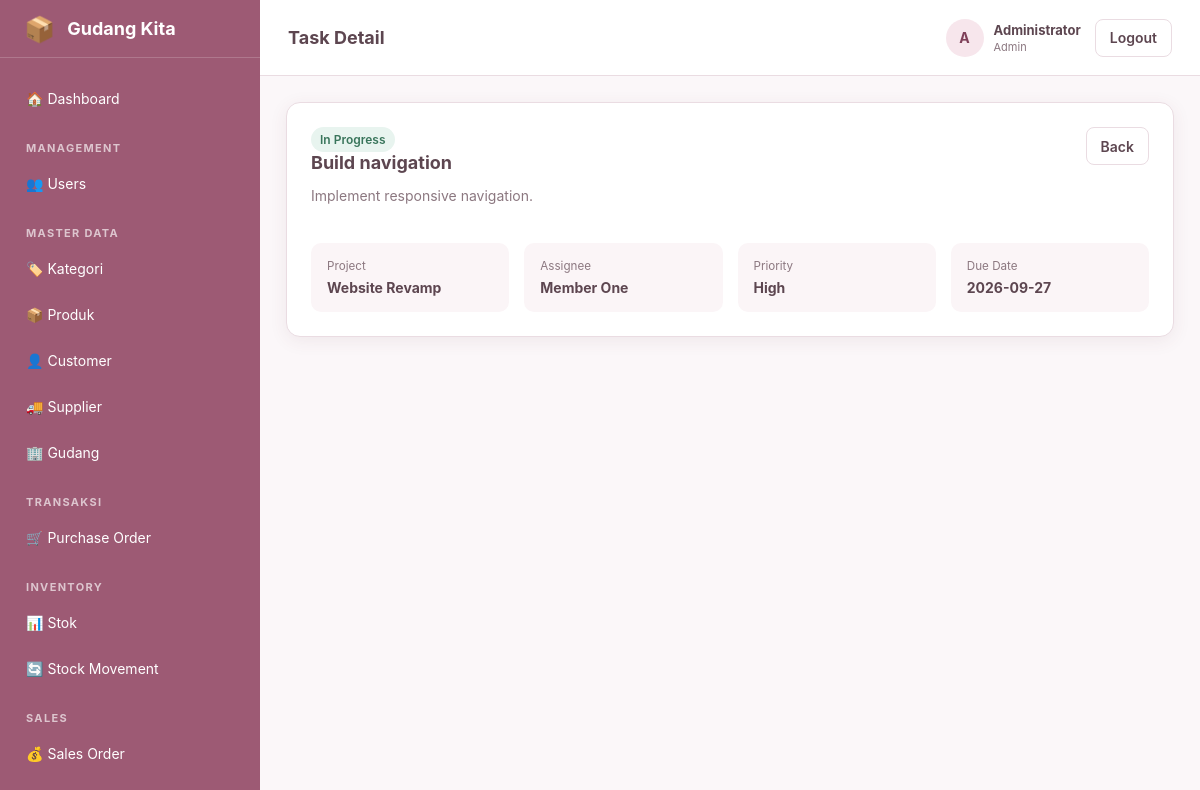
Screenshot of /?page=tasks&action=view&id=2 (signed in) with the database file from the repository.
### tables this page shows
CREATE TABLE tasks (
 id INT UNSIGNED AUTO_INCREMENT PRIMARY KEY,
 project_id INT UNSIGNED NOT NULL,
 title VARCHAR(180) NOT NULL,
 description TEXT NOT NULL,
 assignee_id INT UNSIGNED NOT NULL,
 status ENUM('To Do','In Progress','Done') NOT NULL DEFAULT 'To Do',
 priority ENUM('Low','Medium','High') NOT NULL DEFAULT 'Medium',
 due_date DATE NOT NULL,
 created_at TIMESTAMP NOT NULL DEFAULT CURRENT_TIMESTAMP,
 updated_at TIMESTAMP NOT NULL DEFAULT CURRENT_TIMESTAMP ON UPDATE CURRENT_TIMESTAMP,
 INDEX idx_tasks_project(project_id), INDEX idx_tasks_assignee_status(assignee_id,status), INDEX idx_tasks_due_status(due_date,status),
 CONSTRAINT fk_tasks_project FOREIGN KEY(project_id) REFERENCES projects(id) ON UPDATE CASCADE ON DELETE RESTRICT,
 CONSTRAINT fk_tasks_assignee FOREIGN KEY(assignee_id) REFERENCES users(id) ON UPDATE CASCADE ON DELETE RESTRICT
);

CREATE TABLE projects (
 id INT UNSIGNED AUTO_INCREMENT PRIMARY KEY,
 name VARCHAR(150) NOT NULL,
 description TEXT NOT NULL,
 status ENUM('Planning','Active','Completed','Archived') NOT NULL DEFAULT 'Planning',
 start_date DATE NOT NULL,
 target_date DATE NOT NULL,
 created_at TIMESTAMP NOT NULL DEFAULT CURRENT_TIMESTAMP,
 updated_at TIMESTAMP NOT NULL DEFAULT CURRENT_TIMESTAMP ON UPDATE CURRENT_TIMESTAMP,
 INDEX idx_projects_status(status), INDEX idx_projects_target(target_date),
 CONSTRAINT chk_project_dates CHECK(target_date >= start_date)
);

CREATE TABLE users (
 id INT UNSIGNED AUTO_INCREMENT PRIMARY KEY,
 username VARCHAR(50) NOT NULL UNIQUE,
 password VARCHAR(255) NOT NULL,
 name VARCHAR(100) NOT NULL,
 email VARCHAR(150) NOT NULL UNIQUE,
 role ENUM('Admin','Sales','WarehouseStaff') NOT NULL DEFAULT 'Sales',
 is_active TINYINT(1) NOT NULL DEFAULT 1,
 created_at TIMESTAMP NOT NULL DEFAULT CURRENT_TIMESTAMP
);

### app/Controller/BaseController.php (called while the page is built, shortened)
<?php
abstract class BaseController
{
    protected function view(string $view, array $data = []): void
    {
        include_once BASE_PATH.'/views/layouts/app.php';
    }
}

### app/Controller/TaskController.php (called while the page is built, shortened)
<?php
final class TaskController extends BaseController
{
    private TaskRepository $repo;
    public function __construct(\PDO $pdo)
    {
        $this->repo = new TaskRepository($pdo);
    }
    public function show(int $id): void
    {
        $t = $this->repo->find($id);
        if (Auth::role() === 'Sales' && (int)$t['assignee_id'] !== Auth::id()) {
            http_response_code(403);
            require_once BASE_PATH.'/views/403.php';
            return;
        }$this->view('tasks/show', ['pageTitle' => 'Task Detail','task' => $t]);
    }
}

### app/Repository/TaskRepository.php (called while the page is built, shortened)
<?php
final class TaskRepository
{
    public function find(int $id): ?array
    {
        $s = $this->pdo->prepare('SELECT t.*,p.name project_name,p.start_date project_start,p.target_date project_target,u.name assignee_name FROM tasks t JOIN projects p ON p.id=t.project_id JOIN users u ON u.id=t.assignee_id WHERE t.id=?');
        $s->execute([$id]);
        return $s->fetch() ?: null;
    }
}

### app/Support/helpers.php (called while the page is built, shortened)
<?php
function e(mixed $v): string
{
    return htmlspecialchars((string)$v, ENT_QUOTES, 'UTF-8');
}

### views/tasks/show.php (the view)
<div class="card detail-card"><div class="detail-header"><div><span class="badge status-<?=strtolower(str_replace(' ','-',$task['status']))?>"><?=e($task['status'])?></span><h2><?=e($task['title'])?></h2><p class="muted"><?=e($task['description'])?></p></div><a class="btn" href="?page=tasks">Back</a></div><div class="detail-grid"><div><small>Project</small><strong><?=e($task['project_name'])?></strong></div><div><small>Assignee</small><strong><?=e($task['assignee_name'])?></strong></div><div><small>Priority</small><strong><?=e($task['priority'])?></strong></div><div><small>Due Date</small><strong><?=e($task['due_date'])?></strong></div></div></div>

### public/assets/css/style.css (style rules this page uses)
:root { --primary:#9d5a74;--primary-dark:#7f4059;--soft:#f8edf1;--line:#eadce2;--text:#5d4650;--muted:#8c7880;--white:#fff;--danger:#b8545c;--success:#3f8a68;--shadow:0 4px 18px rgba(100,55,70,.08) }
* { box-sizing:border-box }
body { margin:0;font-family:Inter,system-ui,-apple-system,BlinkMacSystemFont,"Segoe UI",sans-serif;background:#fbf7f9;color:var(--text);font-size:14px }
a { text-decoration:none;color:inherit }
.card { background:#fff;border:1px solid var(--line);border-radius:14px;box-shadow:var(--shadow);margin-bottom:20px }
.card-header h2,.detail-header h2 { margin:0 0 5px;font-size:18px }
.muted { color:var(--muted) }
.badge { display:inline-flex;padding:5px 9px;border-radius:999px;background:#f2e8ec;color:#75485a;font-size:12px;font-weight:600 }
.status-active,.status-in-progress { background:#e8f4ef;color:#39755b }
.btn { display:inline-flex;align-items:center;justify-content:center;min-height:38px;padding:8px 14px;border:1px solid var(--line);background:#fff;border-radius:8px;color:var(--text);font-weight:600 }
.detail-card { padding:24px }
.detail-header { display:flex;justify-content:space-between;gap:20px;align-items:flex-start;margin-bottom:25px }
.detail-grid { display:grid;grid-template-columns:repeat(4,1fr);gap:15px }
.detail-grid>div { background:#fbf5f7;border-radius:10px;padding:16px }
.detail-grid small { display:block;color:var(--muted);margin-bottom:6px }
html,body { max-width:100%;overflow-x:hidden }
.content,.card,.table-wrap { min-width:0;max-width:100%;overflow-x:hidden }

### rows the page displays
tasks: status "In Progress", title "Build navigation", description "Implement responsive navigation.", project.name "Website Revamp", assignee.name "Member One", priority "High", due_date "2026-09-27"

### other values shown
$ml "🏷️ Kategori"
$ml "📦 Produk"
$ml "👤 Customer"
$ml "🚚 Supplier"
$ml "🏢 Gudang"
$pageTitle "Task Detail"
substr($currentUser['name']??'U',0,1) "A"
$currentUser['name'] "Administrator"
$currentUser['role'] "Admin"
